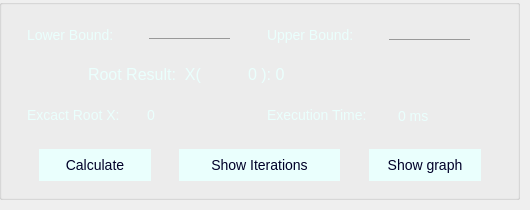
    <widget class="QWidget" name="tab_3">
     <attribute name="title">
      <string>False-position</string>
     </attribute>
     <widget class="QGroupBox" name="groupBox_3">
      <property name="geometry">
       <rect>
        <x>-1</x>
        <y>-1</y>
        <width>521</width>
        <height>201</height>
       </rect>
      </property>
      <property name="styleSheet">
       <string notr="true">background: transparent;
</string>
      </property>
      <property name="title">
       <string/>
      </property>
      <widget class="QLabel" name="label_18">
       <property name="geometry">
        <rect>
         <x>20</x>
         <y>20</y>
         <width>121</width>
         <height>31</height>
        </rect>
       </property>
       <property name="styleSheet">
        <string notr="true">background: transparent;
color: rgb(234, 255, 253);
margin: 5px;
font-size: 14px;
font-family: &quot;Lucida Console&quot;, &quot;Courier New&quot;, monospace;
color: rgb(234, 255, 253);
border: none;</string>
       </property>
       <property name="text">
        <string>Lower Bound:</string>
       </property>
      </widget>
      <widget class="QLineEdit" name="falseLowerBound">
       <property name="geometry">
        <rect>
         <x>150</x>
         <y>20</y>
         <width>81</width>
         <height>20</height>
        </rect>
       </property>
       <property name="styleSheet">
        <string notr="true">border: 0;
border-bottom: 1px solid #999;
background: transparent;
outline: none;
font-size: 14px;
font-family: &quot;Lucida Console&quot;, &quot;Courier New&quot;, monospace;
color: rgb(234, 255, 253);</string>
       </property>
       <property name="inputMask">
        <string/>
       </property>
       <property name="text">
        <string/>
       </property>
      </widget>
      <widget class="QLabel" name="label_20">
       <property name="geometry">
        <rect>
         <x>260</x>
         <y>20</y>
         <width>121</width>
         <height>31</height>
        </rect>
       </property>
       <property name="styleSheet">
        <string notr="true">background: transparent;
color: rgb(234, 255, 253);
margin: 5px;
font-size: 14px;
font-family: &quot;Lucida Console&quot;, &quot;Courier New&quot;, monospace;
color: rgb(234, 255, 253);
border: none;</string>
       </property>
       <property name="text">
        <string>Upper Bound:</string>
       </property>
      </widget>
      <widget class="QLineEdit" name="falseUpperBound">
       <property name="geometry">
        <rect>
         <x>390</x>
         <y>20</y>
         <width>81</width>
         <height>21</height>
        </rect>
       </property>
       <property name="styleSheet">
        <string notr="true">border: 0;
border-bottom: 1px solid #999;
background: transparent;
outline: none;
font-size: 14px;
font-family: &quot;Lucida Console&quot;, &quot;Courier New&quot;, monospace;
color: rgb(234, 255, 253);</string>
       </property>
       <property name="inputMask">
        <string/>
       </property>
       <property name="text">
        <string/>
       </property>
      </widget>
      <widget class="QPushButton" name="falseCalcBtn">
       <property name="geometry">
        <rect>
         <x>40</x>
         <y>150</y>
         <width>112</width>
         <height>32</height>
        </rect>
       </property>
       <property name="styleSheet">
        <string notr="true">border-radius: 50px;
background-color: rgb(234, 255, 253);
font-size: 14px;
font-family: &quot;Lucida Console&quot;, &quot;Courier New&quot;, monospace;
color: rgb(0, 0, 40);</string>
       </property>
       <property name="text">
        <string>Calculate</string>
       </property>
      </widget>
      <widget class="QPushButton" name="falseShowIterBtn">
       <property name="geometry">
        <rect>
         <x>180</x>
         <y>150</y>
         <width>161</width>
         <height>32</height>
        </rect>
       </property>
       <property name="styleSheet">
        <string notr="true">border-radius: 50px;
background-color: rgb(234, 255, 253);
font-size: 14px;
font-family: &quot;Lucida Console&quot;, &quot;Courier New&quot;, monospace;
color: rgb(0, 0, 40);</string>
       </property>
       <property name="text">
        <string>Show Iterations</string>
       </property>
      </widget>
      <widget class="QPushButton" name="falseShowGpBtn">
       <property name="geometry">
        <rect>
         <x>370</x>
         <y>150</y>
         <width>112</width>
         <height>32</height>
        </rect>
       </property>
       <property name="styleSheet">
        <string notr="true">border-radius: 50px;
background-color: rgb(234, 255, 253);
font-size: 14px;
font-family: &quot;Lucida Console&quot;, &quot;Courier New&quot;, monospace;
color: rgb(0, 0, 40);</string>
       </property>
       <property name="text">
        <string>Show graph</string>
       </property>
      </widget>
      <widget class="QLabel" name="label_21">
       <property name="geometry">
        <rect>
         <x>80</x>
         <y>60</y>
         <width>171</width>
         <height>31</height>
        </rect>
       </property>
       <property name="styleSheet">
        <string notr="true">background: transparent;
color: rgb(234, 255, 253);
margin: 5px;
font-size: 16px;
font-family: &quot;Lucida Console&quot;, &quot;Courier New&quot;, monospace;
color: rgb(234, 255, 253);
border: none;</string>
       </property>
       <property name="text">
        <string>Root Result:  X(</string>
       </property>
      </widget>
      <widget class="QLabel" name="falseRoot">
       <property name="geometry">
        <rect>
         <x>240</x>
         <y>60</y>
         <width>141</width>
         <height>31</height>
        </rect>
       </property>
       <property name="styleSheet">
        <string notr="true">background: transparent;
color: rgb(234, 255, 253);
margin: 5px;
font-size: 16px;
font-family: &quot;Lucida Console&quot;, &quot;Courier New&quot;, monospace;
color: rgb(234, 255, 253);
border: none;</string>
       </property>
       <property name="text">
        <string>0 ): 0</string>
       </property>
      </widget>
      <widget class="QLabel" name="label_30">
       <property name="geometry">
        <rect>
         <x>20</x>
         <y>100</y>
         <width>131</width>
         <height>31</height>
        </rect>
       </property>
       <property name="styleSheet">
        <string notr="true">background: transparent;
color: rgb(234, 255, 253);
margin: 5px;
font-size: 14px;
font-family: &quot;Lucida Console&quot;, &quot;Courier New&quot;, monospace;
color: rgb(234, 255, 253);
border: none;</string>
       </property>
       <property name="text">
        <string>Excact Root X:</string>
       </property>
      </widget>
      <widget class="QLabel" name="excactRootFalse">
       <property name="geometry">
        <rect>
         <x>140</x>
         <y>100</y>
         <width>101</width>
         <height>31</height>
        </rect>
       </property>
       <property name="styleSheet">
        <string notr="true">background: transparent;
color: rgb(234, 255, 253);
margin: 5px;
font-size: 14px;
font-family: &quot;Lucida Console&quot;, &quot;Courier New&quot;, monospace;
color: rgb(234, 255, 253);
border: none;</string>
       </property>
       <property name="text">
        <string>0</string>
       </property>
      </widget>
      <widget class="QLabel" name="label_31">
       <property name="geometry">
        <rect>
         <x>260</x>
         <y>100</y>
         <width>141</width>
         <height>31</height>
        </rect>
       </property>
       <property name="styleSheet">
        <string notr="true">background: transparent;
color: rgb(234, 255, 253);
margin: 5px;
font-size: 14px;
font-family: &quot;Lucida Console&quot;, &quot;Courier New&quot;, monospace;
color: rgb(234, 255, 253);
border: none;</string>
       </property>
       <property name="text">
        <string>Execution Time:</string>
       </property>
      </widget>
     </widget>
     <widget class="QLabel" name="etFalse">
      <property name="geometry">
       <rect>
        <x>390</x>
        <y>100</y>
        <width>101</width>
        <height>31</height>
       </rect>
      </property>
      <property name="styleSheet">
       <string notr="true">background: transparent;
color: rgb(234, 255, 253);
margin: 5px;
font-size: 14px;
font-family: &quot;Lucida Console&quot;, &quot;Courier New&quot;, monospace;
color: rgb(234, 255, 253);
border: none;</string>
      </property>
      <property name="text">
       <string>0 ms</string>
      </property>
     </widget>
    </widget>
